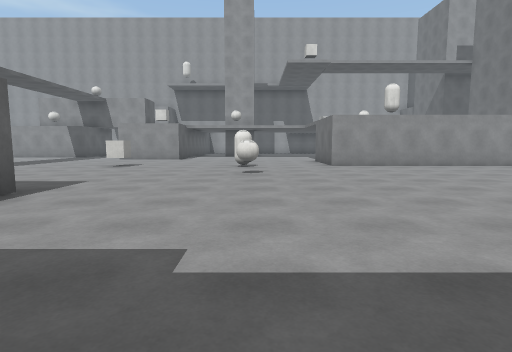
view 1 (above)

24 first-person views from a walk through a scene from a Unity 3-D project. The camera is 1.3 m above the floor, tilts 6° down and sees 80° across. The floor is counted in squares, 2 m on a side. Each view is taken from the middle of a square. On the plan, view 1 faces up. The plan holds only what a view shows up to about 10 squares ahead; the rest is blank. The place goes on beyond the plan. The player character is not drawn. Surface patterns are stand-ins for the level's own textures.

view 2
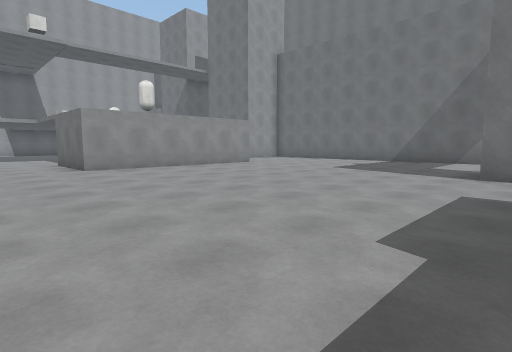

view 3
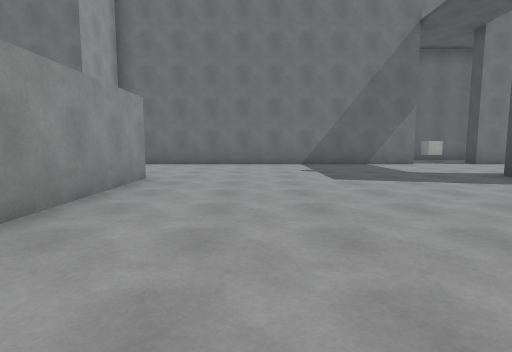

view 4
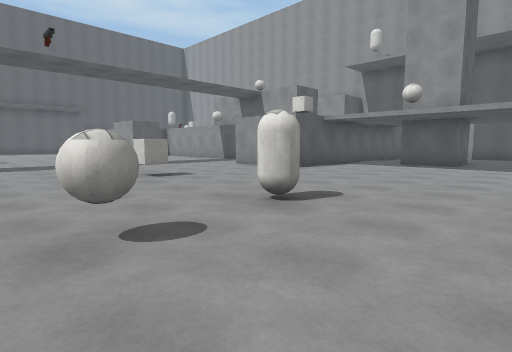

view 5
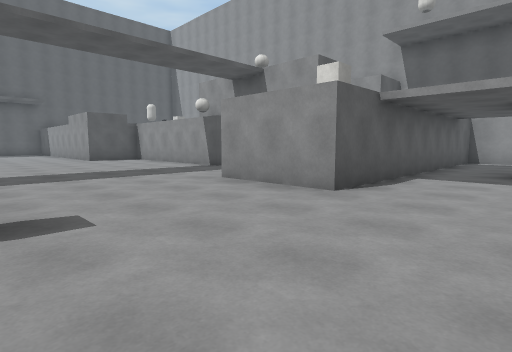

view 6
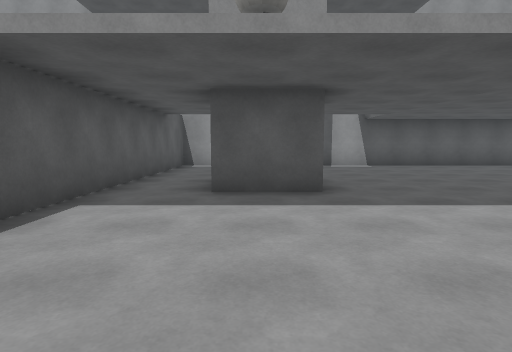

view 7
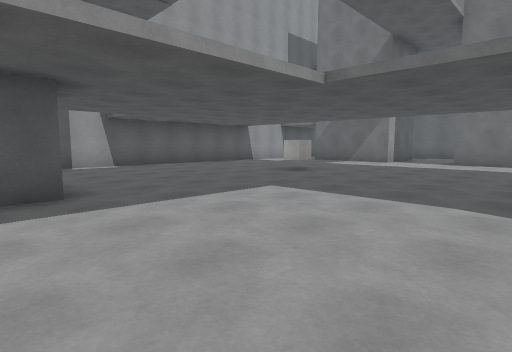

view 8
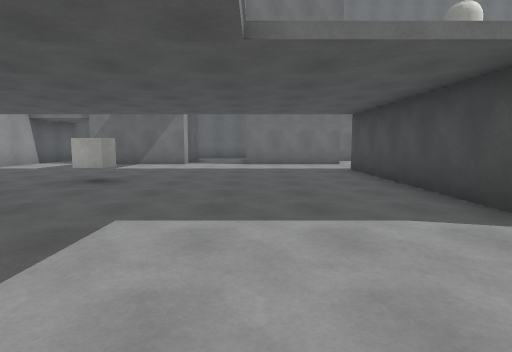

view 9
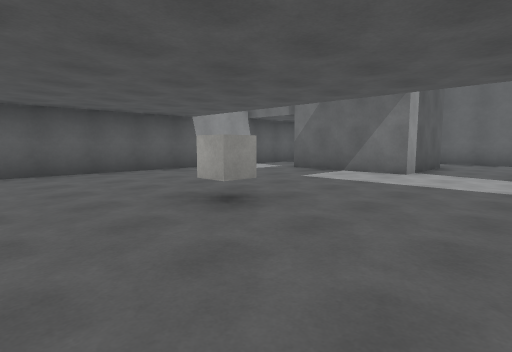

view 10
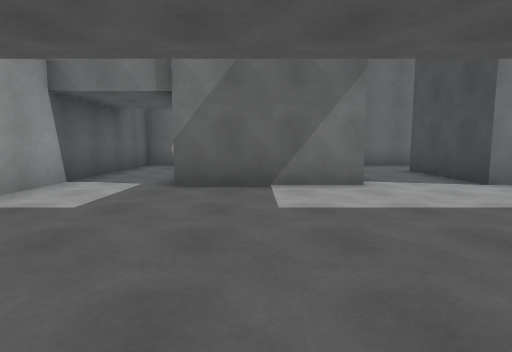

view 11
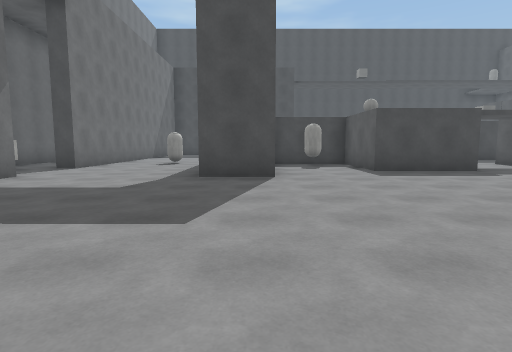

view 12
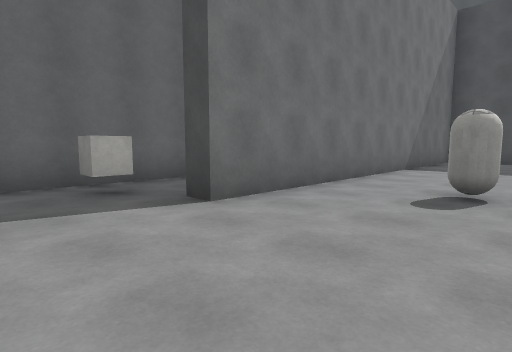

view 13
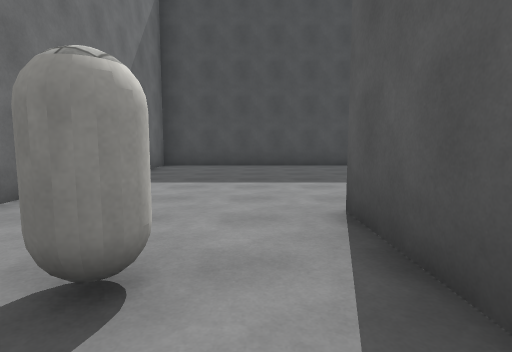

view 14
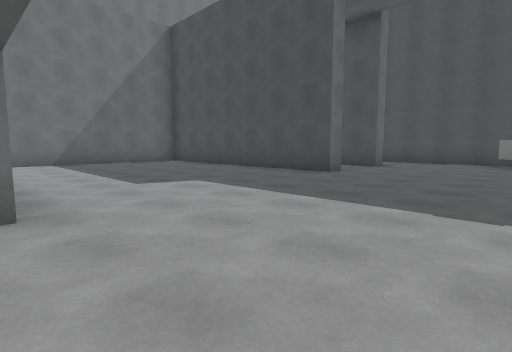

view 15
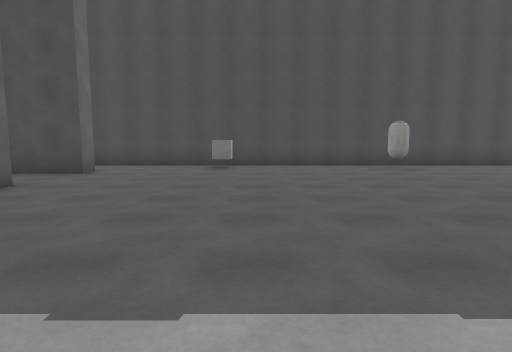

view 16
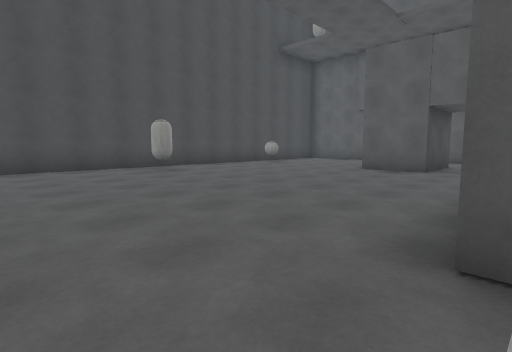

view 17
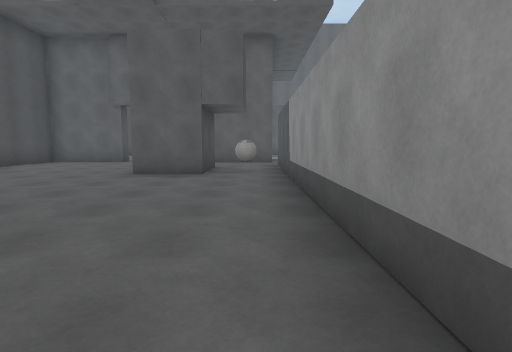

view 18
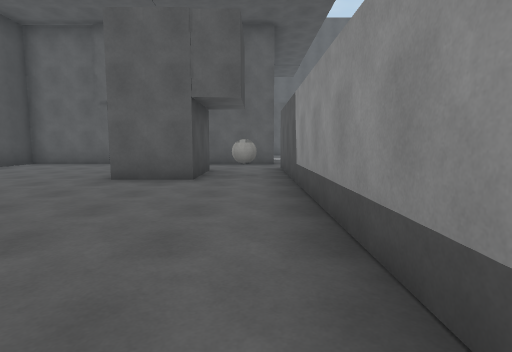

view 19
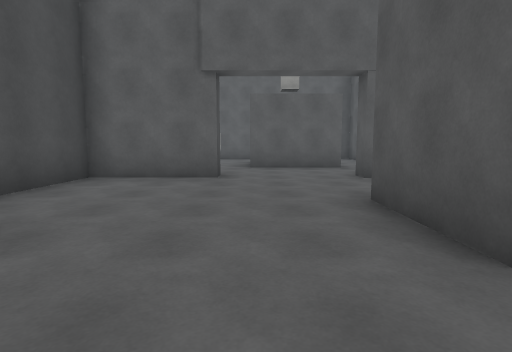

view 20
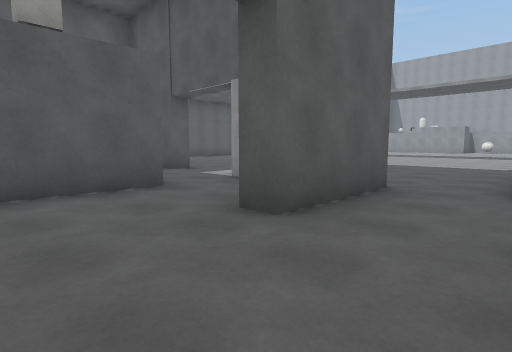

view 21
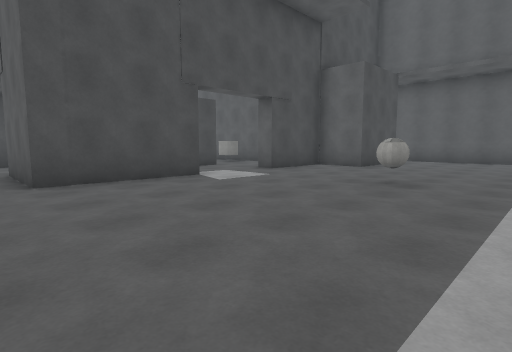

view 22
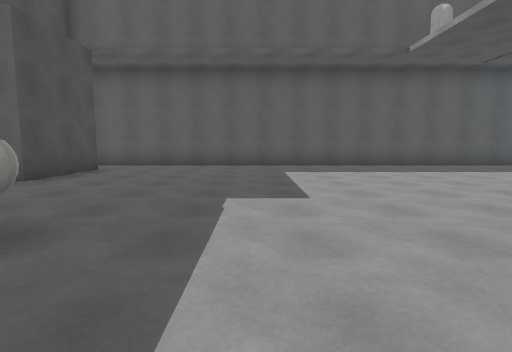

view 23
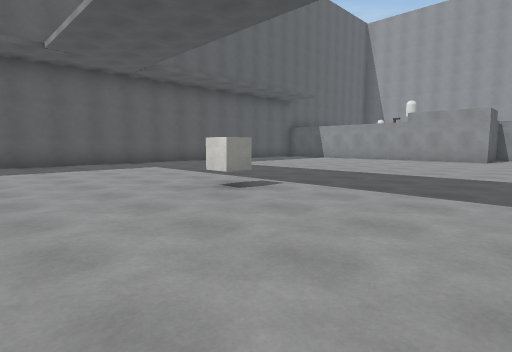

view 24
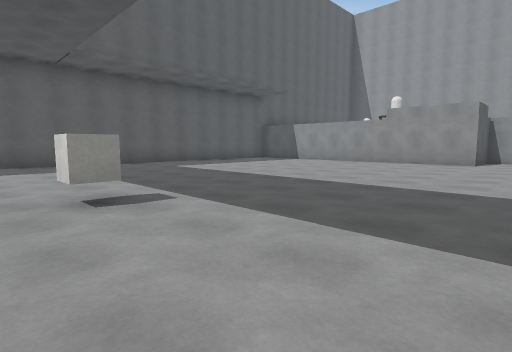

### Floor plan
Points are (right, up) in squares from view 1. A wall is a line through its corners. A room is listed if a view was taken in it or the views show most of it. See-through windows are left out.
Room 1 (views 1, 14, 15, 16, 17, 18, 19, 20)
walls: (-0.8, -7.3) (-9.2, -7.3); (1.6, -14) (2.2, -14); (4.8, -10.8) (4.8, -10.2) (11.8, -10.2) (11.8, -5.5); (4.8, -13.2) (4.8, -12.6); (-8.6, -9.1) (-6.5, -9.1) (-6.5, -10.6) (-8.6, -10.6); (-0.8, -1.2) (-0.8, -1.9); (-6.8, -15.2) (6, -15.2); (-10.8, -7.4) (-10.8, -9.9) (-11.4, -9.9); (-11.5, -12.6) (-10.8, -12.6) (-10.8, -15.2) (-8.6, -15.2); (-13.4, -9.6) (-13.4, -12.2)
ways out: opening at (-11.5, -8.5) to room 2; opening at (0.5, -0.5) to room 2; opening at (3.7, -11) to room 2; opening at (10, -5.7) to room 2; opening at (-12.5, -13.5); gap at (-14, -13); gap at (-7, -15)
Room 2 (views 2, 3, 4, 5, 6, 7, 8, 9, 10, 11, 12, 13, 21, 22, 23, 24)
walls: (-3.7, 9.2) (-3.7, 8.7) (-4.2, 8.7); (1.6, 0.6) (4.1, 0.6) (4.1, -1.8) (6.4, -1.8); (2.8, 11.6) (7.8, 11.6); (-8.2, 14.6) (-9.6, 14.6); (6.6, 1.5) (6.6, 2) (8.1, 2); (7.8, 9.1) (2.3, 9.1) (2.3, 11.6); (-0.1, 17.6) (-0.1, 16.1) (-1.6, 16.1); (-15.4, 3.4) (-15.4, 2.8) (-16, 2.8); (-13, 14.6) (-13.7, 14.6) (-13.7, 12.8) (-15.5, 12.8); (5.6, 16.5) (5.1, 16.5) (5.1, 17.1); (8.1, -1.9) (8.1, -4); (9.8, 11.2) (9.8, 14.3) (12.4, 14.3); (-2, 21.2) (-3.2, 21.2) (-3.2, 12.8) (-5.8, 12.8); (11.8, 1.9) (11.8, 10.6); (-13.8, -7.4) (-10.8, -7.4); (12.4, 16.3) (9.8, 16.3) (9.8, 19.4); (14.2, 13.2) (14.2, 16.9); (11.8, -5.5) (11.8, -0.1) (12.4, -0.1); (14.2, -2.1) (14.2, 1.6); (-22.2, 6) (-22.2, -6.9); (4.8, -12.6) (6.4, -12.6); (-16, -9.7) (-15.2, -9.7); (-20.9, -6) (-18.3, -6) (-18.3, -7.4) (-16.1, -7.4) (-16.1, -8) (-16.6, -8); (14.2, 20.4) (14.2, 21.2) (1, 21.2)
ways out: opening at (-11.5, -8.5) to room 1; opening at (0.5, -0.5) to room 1; opening at (3.7, -11) to room 1; opening at (10, -5.7) to room 1; opening at (-17, -9)

Positions as (right, up) in squares from view 1, and headings:
1: (0, 0), facing up
2: (0, 1), facing up-right
3: (2, 7), facing right
4: (2, 6), facing up-left
5: (-1, 9), facing up-left
6: (-1, 12), facing up
7: (-1, 12), facing up-right
8: (0, 14), facing right
9: (3, 14), facing up-right
10: (5, 18), facing right
11: (7, 8), facing down
12: (9, 2), facing down-right
13: (9, -1), facing down
14: (1, -4), facing down-right
15: (1, -6), facing down
16: (1, -7), facing down-left
17: (0, -8), facing left
18: (-1, -8), facing left
19: (-5, -12), facing left
20: (-9, -12), facing up-left
21: (-10, -2), facing down-left
22: (-13, -2), facing left
23: (-12, 0), facing up-left
24: (-12, 2), facing up-left
